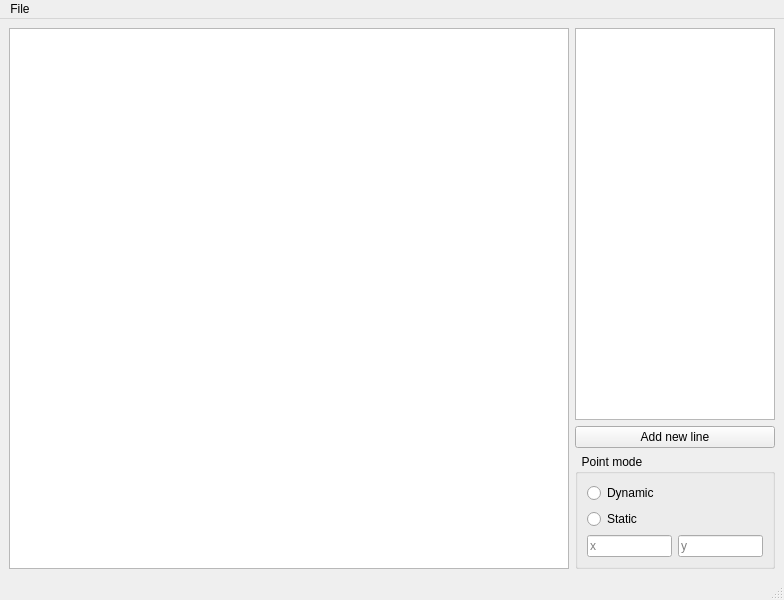
<?xml version="1.0" encoding="UTF-8"?>
<ui version="4.0">
 <class>MainWindow</class>
 <widget class="QMainWindow" name="MainWindow">
  <property name="geometry">
   <rect>
    <x>0</x>
    <y>0</y>
    <width>784</width>
    <height>600</height>
   </rect>
  </property>
  <property name="windowTitle">
   <string>MainWindow</string>
  </property>
  <widget class="QWidget" name="centralwidget">
   <layout class="QGridLayout" name="gridLayout">
    <item row="0" column="0">
     <layout class="QHBoxLayout" name="horizontalLayout" stretch="1,0">
      <item>
       <widget class="CustomGraphicsView" name="graphicsView">
        <property name="minimumSize">
         <size>
          <width>0</width>
          <height>0</height>
         </size>
        </property>
        <property name="verticalScrollBarPolicy">
         <enum>Qt::ScrollBarAlwaysOff</enum>
        </property>
        <property name="horizontalScrollBarPolicy">
         <enum>Qt::ScrollBarAlwaysOff</enum>
        </property>
        <property name="viewportUpdateMode">
         <enum>QGraphicsView::FullViewportUpdate</enum>
        </property>
       </widget>
      </item>
      <item>
       <layout class="QVBoxLayout" name="verticalLayout">
        <item>
         <widget class="QListView" name="lineListView">
          <property name="maximumSize">
           <size>
            <width>200</width>
            <height>16777215</height>
           </size>
          </property>
         </widget>
        </item>
        <item>
         <widget class="QPushButton" name="newLineBtn">
          <property name="maximumSize">
           <size>
            <width>200</width>
            <height>16777215</height>
           </size>
          </property>
          <property name="text">
           <string>Add new line</string>
          </property>
         </widget>
        </item>
        <item>
         <widget class="QGroupBox" name="groupBox">
          <property name="maximumSize">
           <size>
            <width>200</width>
            <height>16777215</height>
           </size>
          </property>
          <property name="title">
           <string>  Point mode</string>
          </property>
          <layout class="QVBoxLayout" name="verticalLayout_2">
           <item>
            <widget class="QRadioButton" name="dynamicRb">
             <property name="text">
              <string>Dynamic</string>
             </property>
            </widget>
           </item>
           <item>
            <widget class="QRadioButton" name="staticRb">
             <property name="text">
              <string>Static</string>
             </property>
            </widget>
           </item>
           <item>
            <layout class="QHBoxLayout" name="horizontalLayout_2">
             <item>
              <widget class="QLineEdit" name="pointXEdit">
               <property name="toolTip">
                <string/>
               </property>
               <property name="placeholderText">
                <string>x</string>
               </property>
              </widget>
             </item>
             <item>
              <widget class="QLineEdit" name="pointYEdit">
               <property name="placeholderText">
                <string>y</string>
               </property>
              </widget>
             </item>
            </layout>
           </item>
          </layout>
         </widget>
        </item>
       </layout>
      </item>
     </layout>
    </item>
   </layout>
  </widget>
  <widget class="QMenuBar" name="menubar">
   <property name="geometry">
    <rect>
     <x>0</x>
     <y>0</y>
     <width>784</width>
     <height>22</height>
    </rect>
   </property>
   <widget class="QMenu" name="menuFile">
    <property name="title">
     <string>File</string>
    </property>
    <widget class="QMenu" name="menuOpen_file">
     <property name="title">
      <string>Open file</string>
     </property>
     <addaction name="loadLinesTxt"/>
    </widget>
    <addaction name="menuOpen_file"/>
   </widget>
   <addaction name="menuFile"/>
  </widget>
  <widget class="QStatusBar" name="statusbar"/>
  <action name="loadLinesTxt">
   <property name="text">
    <string>txt</string>
   </property>
  </action>
 </widget>
 <customwidgets>
  <customwidget>
   <class>CustomGraphicsView</class>
   <extends>QGraphicsView</extends>
   <header>CustomQt/CustomGraphicsView.h</header>
  </customwidget>
 </customwidgets>
 <resources/>
 <connections/>
</ui>
